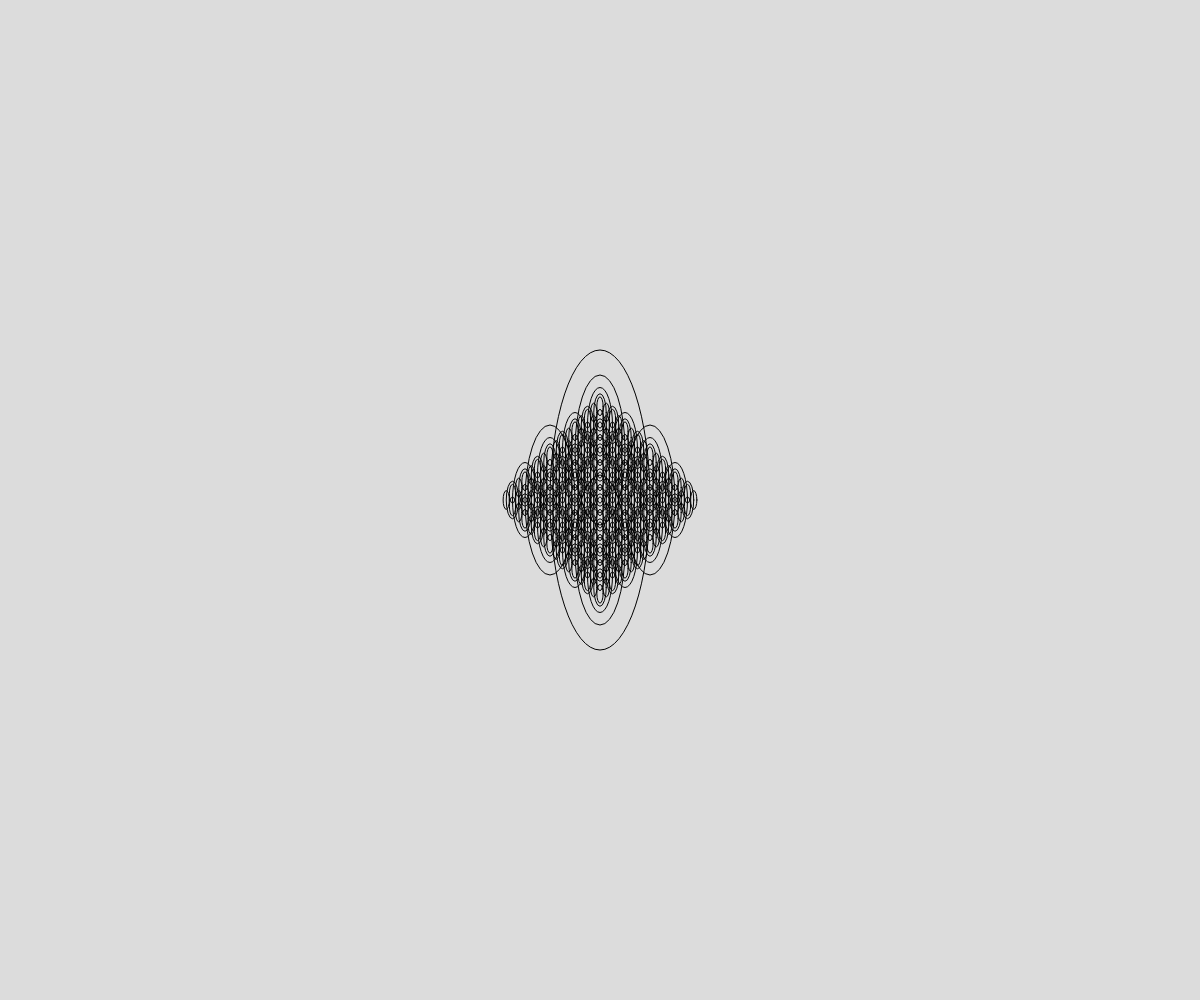
Frame 1 (no input)
Frame 60 (no input): identical to frame 1, image omitted
Frame 120 (the mouse pressed at the canvas centre since frame 60): identical to frame 1, image omitted

The p5.js sketch that drew this single still picture (run headless with seeded random() and noise() and a simulated clock; from frame 60 on, the mouse is pressed at the canvas centre):

// p5.js sketch
// ── sketch.js
// Fractal
// Jack
// 25/04/29
//
// Extra for Experts:
// - describe what you did to take this project "above and beyond"


function setup() {
  createCanvas(windowWidth, windowHeight);
}

function draw() {
  background(220);

  ellipseFractal(width/2, height/2, 100, 300);
}

//fractal
function ellipseFractal(x, y, d, d2){
  if(d > 5){
    noFill();
    ellipse(x,y,d, d2);
    //recursive calls
    ellipseFractal(x-d/2, y, d/2, d2/2);
    ellipseFractal(x+d/2, y, d/2, d2/2);
    ellipseFractal(x, y-d/2, d/2, d2/2);
    ellipseFractal(x, y+d/2, d/2, d2/2);
  }

}
